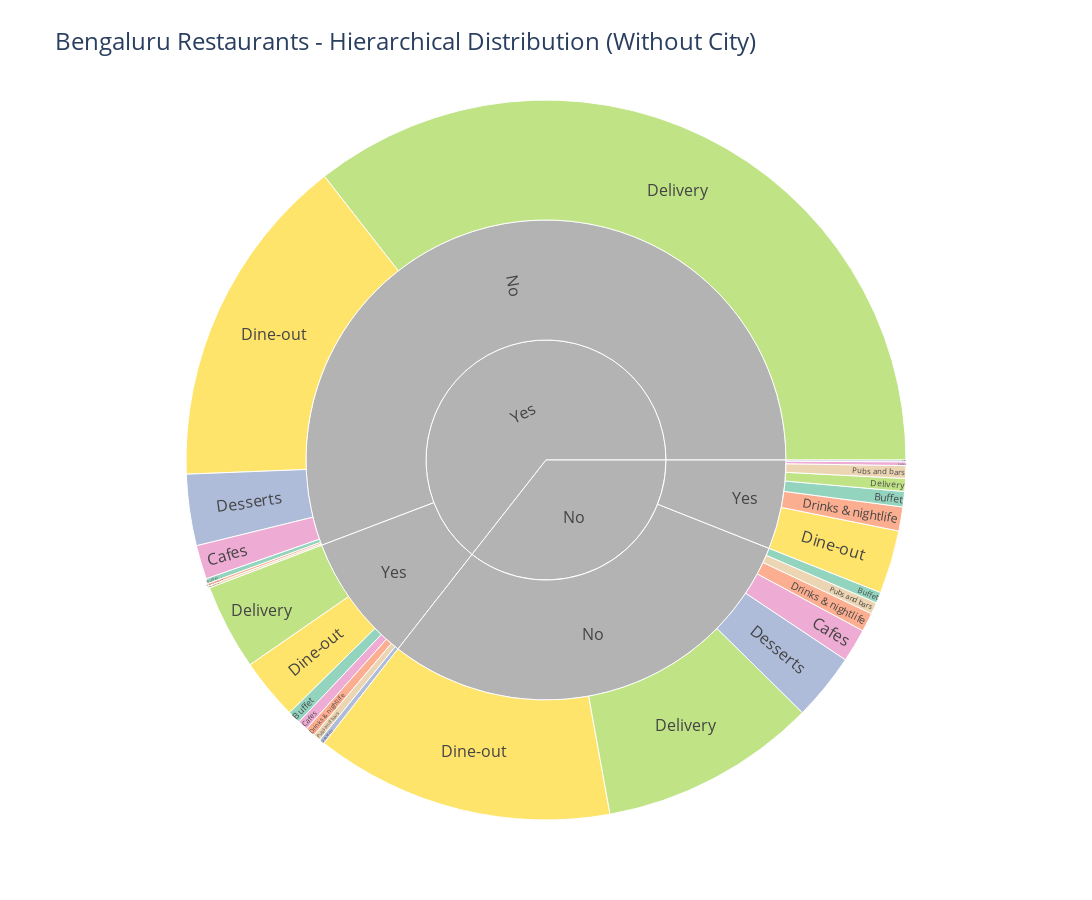

Notebook code cell kept with this figure:
### Code cell
df_sunburst = df.groupby(['online_order', 'book_table', 'listed_in(type)']).size().reset_index(name='count')

# Create the sunburst chart
fig = px.sunburst(
    df_sunburst,
    path=['online_order', 'book_table', 'listed_in(type)'],  # Define the hierarchy (removed 'city')
    values='count',  # Use the count as the size of each segment
    title="Bengaluru Restaurants - Hierarchical Distribution (Without City)",
    color='listed_in(type)',  # Color based on the type of listing
    color_discrete_sequence=px.colors.qualitative.Set2  # Optional: Choose color palette
)

# Increase the size of the chart
fig.update_layout(
    width=1200,  # Set the width of the chart
    height=900,  # Set the height of the chart
    font=dict(size=16),  # Increase font size for better readability
    title_font=dict(size=24),  # Increase the title font size
)

# Display the chart
fig.show()

### Figure 1 — Plotly figure (JSON) as saved in the notebook; plotly's stock layout.template omitted (floating-point values rounded to 4 significant figures)
{"data": [{"branchvalues": "total", "customdata": [["Buffet"], ["Drinks & nightlife"], ["Desserts"], ["Cafes"], ["Buffet"], ["Desserts"], ["Drinks & nightlife"], ["Delivery"], ["Dine-out"], ["Drinks & nightlife"], ["Buffet"], ["Delivery"], ["Delivery"], ["Buffet"], ["Dine-out"], ["Pubs and bars"], ["Pubs and bars"], ["Cafes"], ["Dine-out"], ["Delivery"], ["Desserts"], ["Pubs and bars"], ["Cafes"], ["Dine-out"], ["Desserts"], ["Cafes"], ["Drinks & nightlife"], ["Pubs and bars"], ["(?)"], ["(?)"], ["(?)"], ["(?)"], ["(?)"], ["(?)"]], "domain": {"x": [0, 1], "y": [0, 1]}, "hovertemplate": "labels=%{label}<br>count=%{value}<br>parent=%{parent}<br>id=%{id}<br>listed_in(type)=%{customdata[0]}<extra></extra>", "ids": ["No/No/Buffet", "Yes/No/Drinks & nightlife", "No/Yes/Desserts", "Yes/Yes/Cafes", "Yes/No/Buffet", "Yes/Yes/Desserts", "No/Yes/Drinks & nightlife", "No/No/Delivery", "No/No/Dine-out", "Yes/Yes/Drinks & nightlife", "No/Yes/Buffet", "Yes/No/Delivery", "No/Yes/Delivery", "Yes/Yes/Buffet", "Yes/No/Dine-out", "No/No/Pubs and bars", "Yes/No/Pubs and bars", "No/No/Cafes", "No/Yes/Dine-out", "Yes/Yes/Delivery", "No/No/Desserts", "No/Yes/Pubs and bars", "Yes/No/Cafes", "Yes/Yes/Dine-out", "Yes/No/Desserts", "No/Yes/Cafes", "No/No/Drinks & nightlife", "Yes/Yes/Pubs and bars", "No/No", "Yes/No", "No/Yes", "Yes/Yes", "No", "Yes"], "labels": ["Buffet", "Drinks & nightlife", "Desserts", "Cafes", "Buffet", "Desserts", "Drinks & nightlife", "Delivery", "Dine-out", "Drinks & nightlife", "Buffet", "Delivery", "Delivery", "Buffet", "Dine-out", "Pubs and bars", "Pubs and bars", "Cafes", "Dine-out", "Delivery", "Desserts", "Pubs and bars", "Cafes", "Dine-out", "Desserts", "Cafes", "Drinks & nightlife", "Pubs and bars", "No", "No", "Yes", "Yes", "No", "Yes"], "marker": {"colors": ["rgb(102,194,165)", "rgb(252,141,98)", "rgb(141,160,203)", "rgb(231,138,195)", "rgb(102,194,165)", "rgb(141,160,203)", "rgb(252,141,98)", "rgb(166,216,84)", "rgb(255,217,47)", "rgb(252,141,98)", "rgb(102,194,165)", "rgb(166,216,84)", "rgb(166,216,84)", "rgb(102,194,165)", "rgb(255,217,47)", "rgb(229,196,148)", "rgb(229,196,148)", "rgb(231,138,195)", "rgb(255,217,47)", "rgb(166,216,84)", "rgb(141,160,203)", "rgb(229,196,148)", "rgb(231,138,195)", "rgb(255,217,47)", "rgb(141,160,203)", "rgb(231,138,195)", "rgb(252,141,98)", "rgb(229,196,148)", "rgb(179,179,179)", "rgb(179,179,179)", "rgb(179,179,179)", "rgb(179,179,179)", "rgb(179,179,179)", "rgb(179,179,179)"]}, "name": "", "parents": ["No/No", "Yes/No", "No/Yes", "Yes/Yes", "Yes/No", "Yes/Yes", "No/Yes", "No/No", "No/No", "Yes/Yes", "No/Yes", "Yes/No", "No/Yes", "Yes/Yes", "Yes/No", "No/No", "Yes/No", "No/No", "No/Yes", "Yes/Yes", "No/No", "No/Yes", "Yes/No", "Yes/Yes", "Yes/No", "No/Yes", "No/No", "Yes/Yes", "No", "Yes", "No", "Yes", "", ""], "type": "sunburst", "values": [218, 47, 35, 203, 98, 104, 474, 4294, 5899, 190, 302, 15622, 255, 255, 6625, 230, 44, 658, 1247, 1692, 1326, 250, 669, 1207, 1407, 74, 372, 145, 12997, 24512, 2637, 3796, 15634, 28308]}], "layout": {"font": {"size": 16}, "height": 900, "legend": {"tracegroupgap": 0}, "sunburstcolorway": ["rgb(102,194,165)", "rgb(252,141,98)", "rgb(141,160,203)", "rgb(231,138,195)", "rgb(166,216,84)", "rgb(255,217,47)", "rgb(229,196,148)", "rgb(179,179,179)"], "title": {"font": {"size": 24}, "text": "Bengaluru Restaurants - Hierarchical Distribution (Without City)"}, "width": 1200}}
